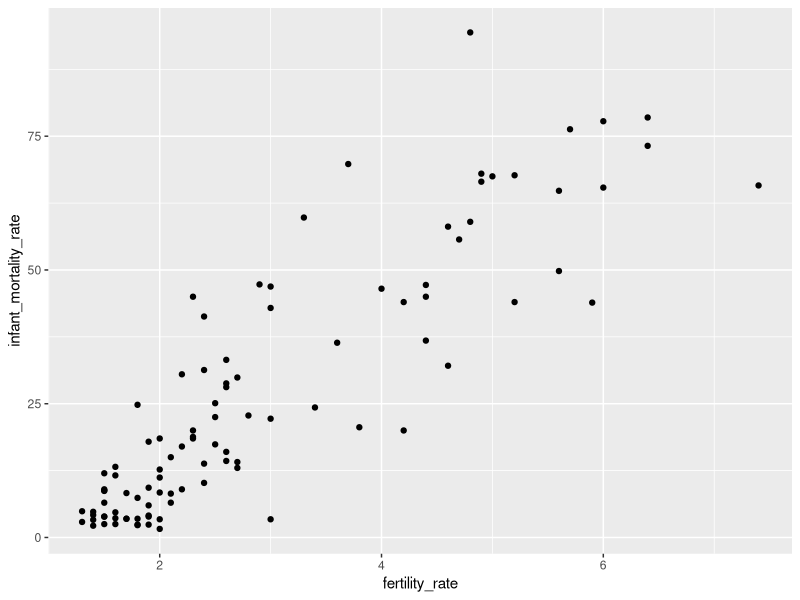
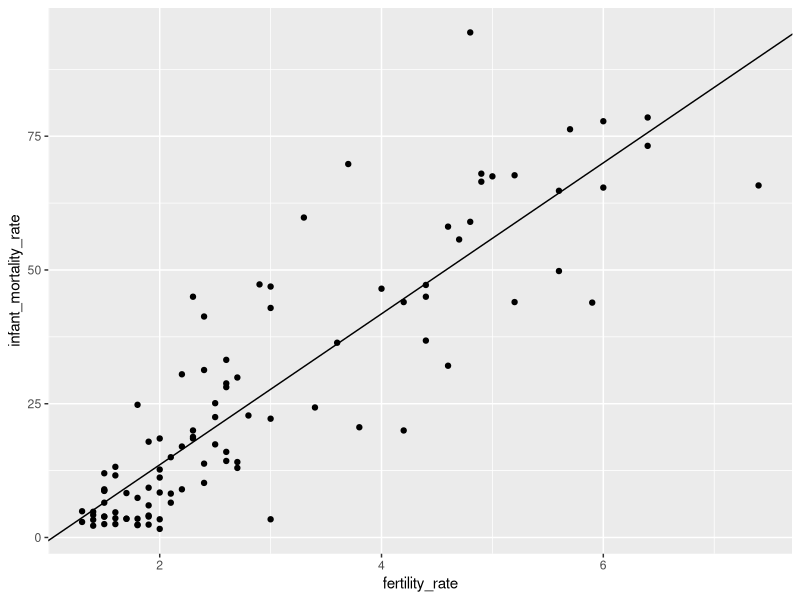
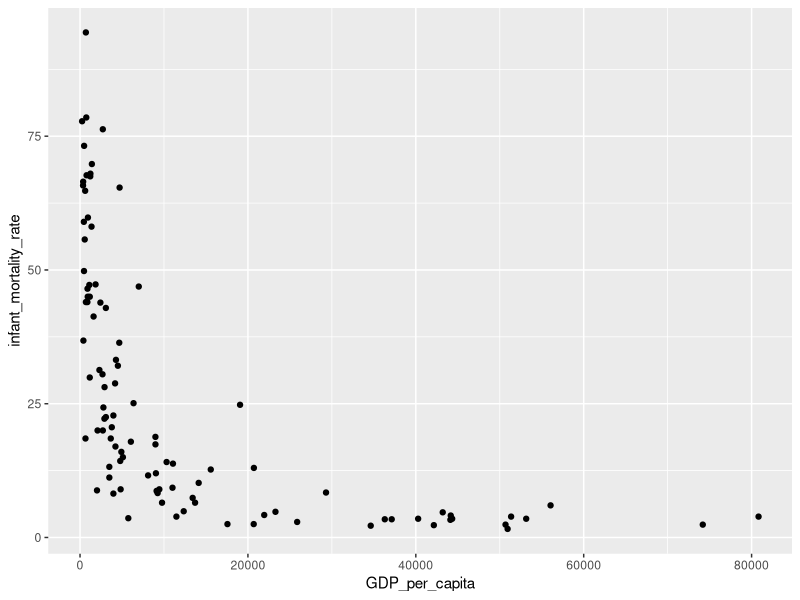
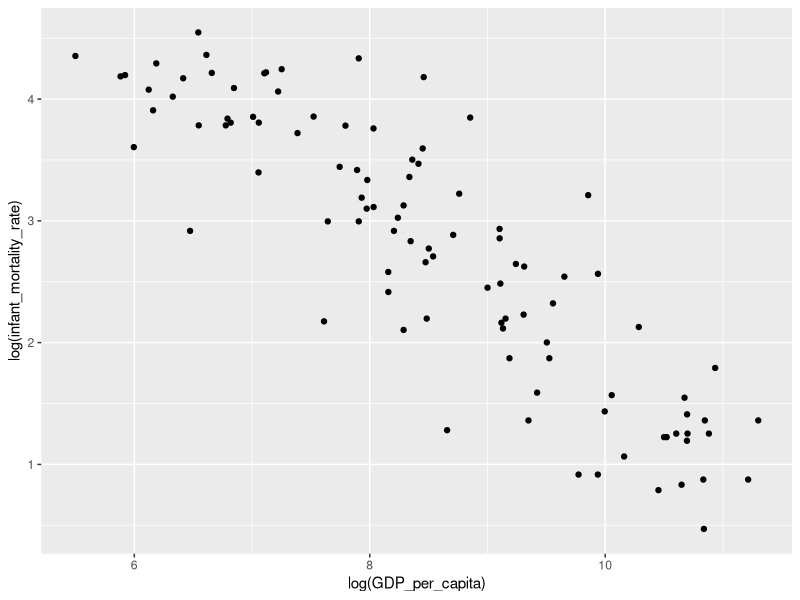
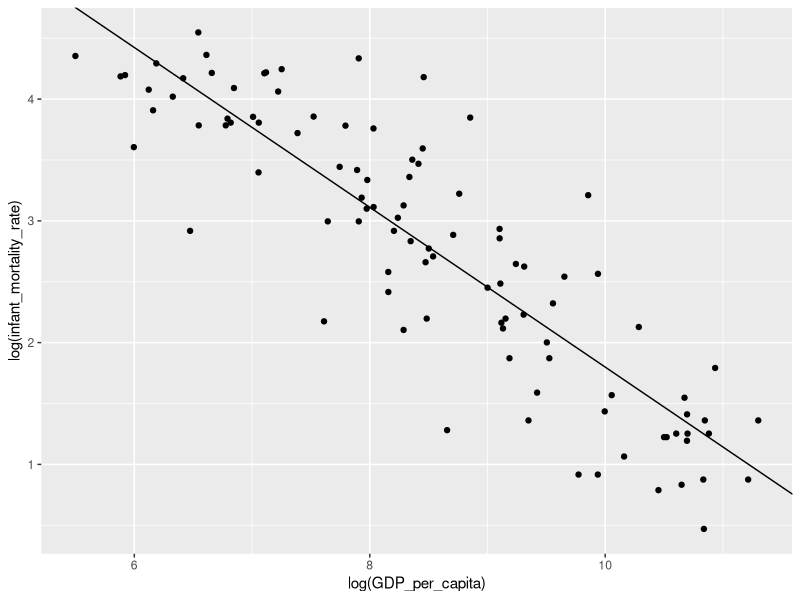

The R source for these figures, in order:
countries <- read.csv("countries.csv")


set.seed(123)
countries <- countries[sample(nrow(countries)), ]


countries_train <- countries[1:100, ]
countries_test <- countries[101:159, ]


library(ggplot2)


ggplot(data = countries_train) +
  geom_point(mapping = aes(x = fertility_rate, y = infant_mortality_rate))


lm_country <- lm(infant_mortality_rate ~ fertility_rate, data = countries_train)


ggplot(data = countries_train, mapping = aes(x = fertility_rate, y = infant_mortality_rate)) +
  geom_point() +
  geom_abline(intercept = lm_country$coefficients[1], slope = lm_country$coefficients[2])


summary(lm_country)

lm_country$coefficients[1] + lm_country$coefficients[2] * 3

predict(lm_country, data.frame(fertility_rate = 3))

predict(lm_country, data.frame(fertility_rate = 3), interval = "prediction")

country_preds <- predict(lm_country, countries_test)

rmse <- sqrt(mean((countries_test$infant_mortality_rate - country_preds)^2))
rmse



ggplot(data = countries_train) +
  geom_point(mapping = aes(x = GDP_per_capita, y = infant_mortality_rate))

ggplot(data = countries_train) +
  geom_point(mapping = aes(x = log(GDP_per_capita), y = log(infant_mortality_rate)))

lm_country_log <- lm(log(infant_mortality_rate) ~ log(GDP_per_capita), data = countries_train)
summary(lm_country_log)

ggplot(data = countries_train, mapping = aes(x = log(GDP_per_capita), y = log(infant_mortality_rate))) +
  geom_point() +
  geom_abline(intercept = lm_country_log$coefficients[1], slope = lm_country_log$coefficients[2])

exp(predict(lm_country_log, data.frame(GDP_per_capita = 20000), interval = "prediction"))

country_preds_log <- exp(predict(lm_country_log, countries_test))

rmse_log <- sqrt(mean((countries_test$infant_mortality_rate - country_preds_log)^2))
rmse_log
